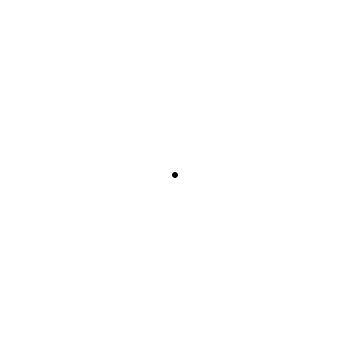
Frame 1 (no input)
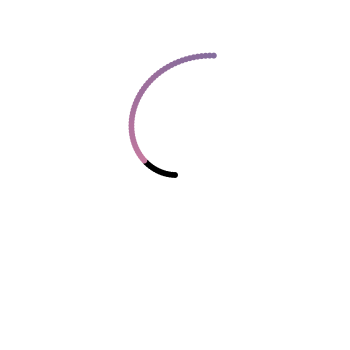
Frame 60 (the mouse pressed at the canvas centre just before this capture)
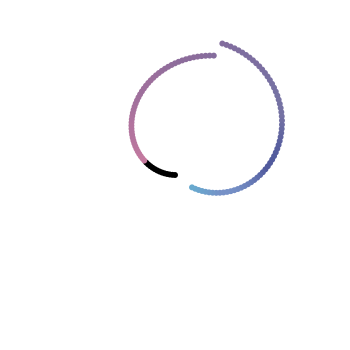
Frame 120 (the mouse held since frame 60 and released just before this capture)

The Processing sketch that drew these frames (run headless with seeded random() and noise(); from frame 60 on, the mouse is pressed at the canvas centre):

// Processing sketch: Polar_With_ColorMixerClass
// ── Polar_With_ColorMixerClass.pde
int radius = 20;
float diameter = 2*radius;
float xPos;
float yPos;
float theta = 0;
int dotController = 100;
float increment = PI/dotController;
float r;
color blue = #42548d;
int function = 1;
float a = 0.6;
color temp;

color[] pastels = {
 // color(246, 235, 170), 
  color(194, 86, 119), 
  color(199, 122, 159), 
  color(178, 116, 158), 
  color(157, 111, 156), 
  color(139, 108, 155), 
  color(125, 110, 160), 
  color(117, 114, 163), 
  color(81, 90, 157), 
  color(118, 145, 199), 
  color(101, 174, 208), 
  color(92, 153, 169), 
  color(99, 172, 171), 
  color(100, 170, 154), 
  color(105, 166, 142), 
  color(106, 166, 130)
};

// This is an object of my ColorMixer class (see Class definition at bottom for details). 
ColorMixer myMixer = new ColorMixer(pastels);  


void setup()
{
  size(350, 350);
  background(255);
  frameRate(120);
}

void draw()
{
 //background(myMixer.mixColors(0.1));
  r = 140*sin(-a*theta);

  translate(width/2, height/2);
  theta += increment;
  xPos = r * cos(theta);
  yPos = r * sin(theta);
  fill(myMixer.mixColors(0.1)); // this mixes the colors.
  noStroke();
  ellipse(xPos, yPos, 6, 6);
  point(xPos, yPos);
}

void mousePressed()
{
  background(255);
  a += .2;
  if (a==1) a += .2;
}
// ── ColorMixerClass.pde
class ColorMixer
{
  // data  
  float x,limit,e;
  color c1,c2,mix,temp;
  int i,indexDelta,arrLength;
  color[] palette;
  
  // constructor 
  ColorMixer(color[] _colors) {
   palette = _colors;
   x = 0;
   limit = (5*PI)/12;
   i = 1;
   indexDelta = 1;
   arrLength = palette.length;
   e = 2.71828;
  }
  
  // methods
  color mixColors(float delta) {
    x += delta;
    if(x > limit) {
     x = 0;
     if(i == arrLength - 2) {
       indexDelta = -1;
     }
     
     if(i == 0) {
       indexDelta = 1;
     }
     
     if(indexDelta == 1) {
       c1 = palette[i];
       c2 = palette[i+1];
     }
     
     if(indexDelta == -1) {
       c1 = palette[i+1];
       c2 = palette[i];
     }
     i += indexDelta;
    }
    return lerpColor(c1,c2,h(x));
  }
 
  // helper methods -- used in to mix colors at different rates
  // see this for more info: https://www.desmos.com/calculator/pv0mckn3rl
  float f(float input) {
  return (limit*limit*input*input);
  }

  float g(float input) {  
    return ((float)Math.pow(e,(input-1))-0.367);
  }
  
  float h(float input) {
     return sin(1.2*input);
  }
  
  float j(float input) {
     return 0.7639*input;
  }
  
  float k(float input) {
     return 0.139*log(1000*input);
  }
  
}
 
